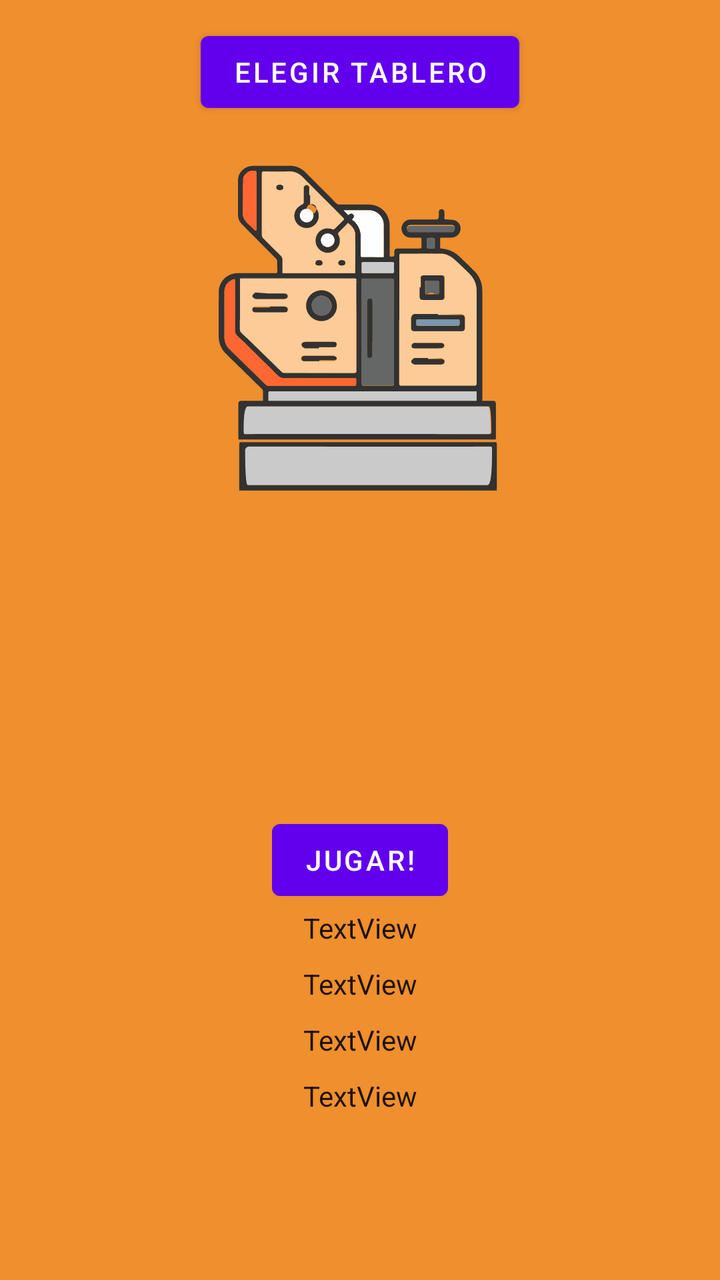
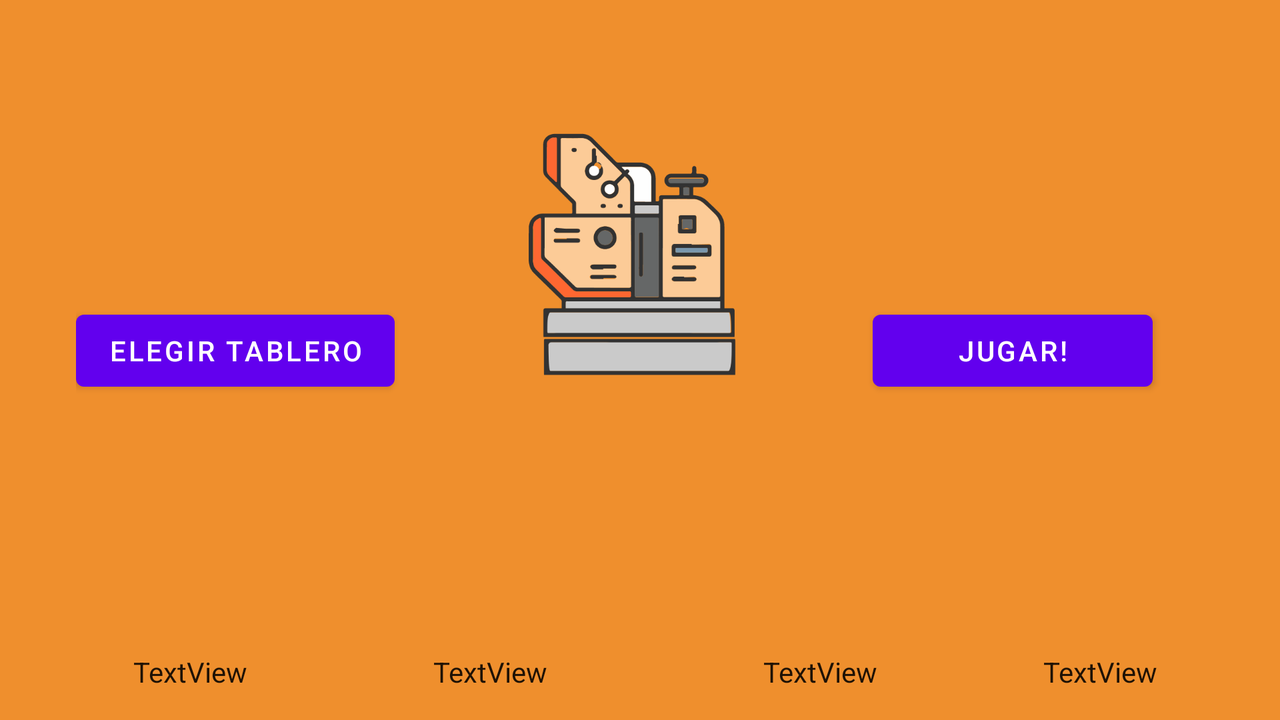

First picture: res/layout/ on a phone held upright. Second picture: the repository's own variant of that layout, on a device whose configuration matches the variant's folder. Source for both follows.
<!-- AndroidManifest.xml: application theme Theme.Vuzzle -->
<!-- res/layout/activity_main.xml -->
<?xml version="1.0" encoding="utf-8"?>
<androidx.constraintlayout.widget.ConstraintLayout xmlns:android="http://schemas.android.com/apk/res/android"
    xmlns:app="http://schemas.android.com/apk/res-auto"
    xmlns:tools="http://schemas.android.com/tools"
    android:id="@+id/mainConstraintLayout"
    android:layout_width="match_parent"
    android:layout_height="match_parent"
    android:background="#EF8F2D"
    tools:context=".MainActivity">

    <FrameLayout
        android:layout_width="350dp"
        android:layout_height="640dp"
        android:layout_marginTop="8dp"
        app:layout_constraintBottom_toBottomOf="parent"
        app:layout_constraintEnd_toEndOf="parent"
        app:layout_constraintStart_toStartOf="parent"
        app:layout_constraintTop_toTopOf="parent">

        <androidx.constraintlayout.widget.ConstraintLayout
            android:layout_width="match_parent"
            android:layout_height="match_parent">

            <Button
                android:id="@+id/button"
                android:layout_width="wrap_content"
                android:layout_height="wrap_content"
                android:layout_marginTop="8dp"
                android:onClick="onButtonShowPopupWindowClick"
                android:text="ELEGIR TABLERO"
                app:layout_constraintEnd_toEndOf="parent"
                app:layout_constraintStart_toStartOf="parent"
                app:layout_constraintTop_toTopOf="parent" />

            <ImageView
                android:id="@+id/cargador_prensa"
                android:layout_width="322dp"
                android:layout_height="450dp"
                app:layout_constraintEnd_toEndOf="parent"
                app:layout_constraintStart_toStartOf="parent"
                app:layout_constraintTop_toTopOf="parent"
                app:srcCompat="@drawable/prensa_animacion" />

            <Button
                android:id="@+id/button2"
                android:layout_width="wrap_content"
                android:layout_height="wrap_content"
                android:onClick="jugar"
                android:text="JUGAR!"
                app:layout_constraintBottom_toBottomOf="@+id/cargador_prensa"
                app:layout_constraintEnd_toEndOf="parent"
                app:layout_constraintStart_toStartOf="parent" />

            <TextView
                android:id="@+id/info_1"
                android:layout_width="300dp"
                android:layout_height="20dp"
                android:gravity="center"
                android:text="TextView"
                android:textAppearance="@style/TextAppearance.AppCompat.Body1"
                app:layout_constraintEnd_toEndOf="parent"
                app:layout_constraintStart_toStartOf="parent"
                app:layout_constraintTop_toBottomOf="@+id/cargador_prensa" />

            <TextView
                android:id="@+id/info_2"
                android:layout_width="300dp"
                android:layout_height="20dp"
                android:layout_marginTop="8dp"
                android:gravity="center"
                android:text="TextView"
                android:textAppearance="@style/TextAppearance.AppCompat.Body1"
                app:layout_constraintEnd_toEndOf="parent"
                app:layout_constraintStart_toStartOf="parent"
                app:layout_constraintTop_toBottomOf="@+id/info_1" />

            <TextView
                android:id="@+id/info_3"
                android:layout_width="300dp"
                android:layout_height="20dp"
                android:layout_marginTop="8dp"
                android:gravity="center"
                android:text="TextView"
                android:textAppearance="@style/TextAppearance.AppCompat.Body1"
                app:layout_constraintEnd_toEndOf="parent"
                app:layout_constraintStart_toStartOf="parent"
                app:layout_constraintTop_toBottomOf="@+id/info_2" />

            <TextView
                android:id="@+id/info_4"
                android:layout_width="300dp"
                android:layout_height="20dp"
                android:layout_marginTop="8dp"
                android:gravity="center"
                android:text="TextView"
                android:textAppearance="@style/TextAppearance.AppCompat.Body1"
                app:layout_constraintEnd_toEndOf="parent"
                app:layout_constraintStart_toStartOf="parent"
                app:layout_constraintTop_toBottomOf="@+id/info_3" />

        </androidx.constraintlayout.widget.ConstraintLayout>
    </FrameLayout>

</androidx.constraintlayout.widget.ConstraintLayout>
<!-- resources referenced by this layout -->
<resources>
  <!-- drawable prensa_animacion: vector/xml drawable (drawable, 74285 chars, omitted) -->
  <style name="Theme.Vuzzle" parent="Theme.MaterialComponents.DayNight.NoActionBar">
          
          <item name="colorPrimary">@color/purple_500</item>
          <item name="colorPrimaryVariant">@color/purple_700</item>
          <item name="colorOnPrimary">@color/white</item>
          
          <item name="colorSecondary">@color/teal_200</item>
          <item name="colorSecondaryVariant">@color/teal_700</item>
          <item name="colorOnSecondary">@color/black</item>
          
          <item name="android:statusBarColor" tools:targetApi="l">?attr/colorPrimaryVariant</item>
          
      </style>
</resources>
<!-- res/layout-land/activity_main.xml (the repository's variant of the layout above) -->
<!-- drawn on the phone turned sideways -->
<?xml version="1.0" encoding="utf-8"?>
<androidx.constraintlayout.widget.ConstraintLayout xmlns:android="http://schemas.android.com/apk/res/android"
    xmlns:app="http://schemas.android.com/apk/res-auto"
    xmlns:tools="http://schemas.android.com/tools"
    android:id="@+id/mainConstraintLayout"
    android:layout_width="match_parent"
    android:layout_height="match_parent"
    android:background="#EF8F2D"
    tools:context=".MainActivity">

    <FrameLayout
        android:id="@+id/frameLayout"
        android:layout_width="564dp"
        android:layout_height="332dp"
        app:layout_constraintBottom_toBottomOf="parent"
        app:layout_constraintEnd_toEndOf="parent"
        app:layout_constraintStart_toStartOf="parent"
        app:layout_constraintTop_toTopOf="parent">

        <LinearLayout
            android:layout_width="match_parent"
            android:layout_height="323dp"
            android:gravity="center_vertical"
            android:orientation="horizontal">

            <Button
                android:id="@+id/button"
                android:layout_width="wrap_content"
                android:layout_height="wrap_content"
                android:onClick="onButtonShowPopupWindowClick"
                android:text="ELEGIR TABLERO" />

            <ImageView
                android:id="@+id/cargador_prensa"
                android:layout_width="239dp"
                android:layout_height="323dp"
                app:srcCompat="@drawable/prensa_animacion" />

            <Button
                android:id="@+id/button2"
                android:layout_width="140dp"
                android:layout_height="wrap_content"
                android:onClick="jugar"
                android:text="JUGAR!" />

        </LinearLayout>

    </FrameLayout>

    <LinearLayout
        android:layout_width="600dp"
        android:layout_height="wrap_content"
        android:layout_gravity="center"
        android:layout_marginStart="22dp"
        android:layout_marginEnd="22dp"
        android:orientation="horizontal"
        app:layout_constraintBottom_toBottomOf="@+id/frameLayout"
        app:layout_constraintEnd_toEndOf="@+id/frameLayout"
        app:layout_constraintStart_toStartOf="@+id/frameLayout">

        <TextView
            android:id="@+id/info_1"
            android:layout_width="150dp"
            android:layout_height="20dp"
            android:gravity="center"
            android:text="TextView"
            android:textAppearance="@style/TextAppearance.AppCompat.Body1" />

        <TextView
            android:id="@+id/info_2"
            android:layout_width="150dp"
            android:layout_height="20dp"
            android:gravity="center"
            android:text="TextView"
            android:textAppearance="@style/TextAppearance.AppCompat.Body1" />

        <TextView
            android:id="@+id/info_3"
            android:layout_width="180dp"
            android:layout_height="20dp"

            android:gravity="center"
            android:text="TextView"
            android:textAppearance="@style/TextAppearance.AppCompat.Body1" />

        <TextView
            android:id="@+id/info_4"
            android:layout_width="100dp"
            android:layout_height="20dp"

            android:gravity="center"
            android:text="TextView"
            android:textAppearance="@style/TextAppearance.AppCompat.Body1" />
    </LinearLayout>

</androidx.constraintlayout.widget.ConstraintLayout>
